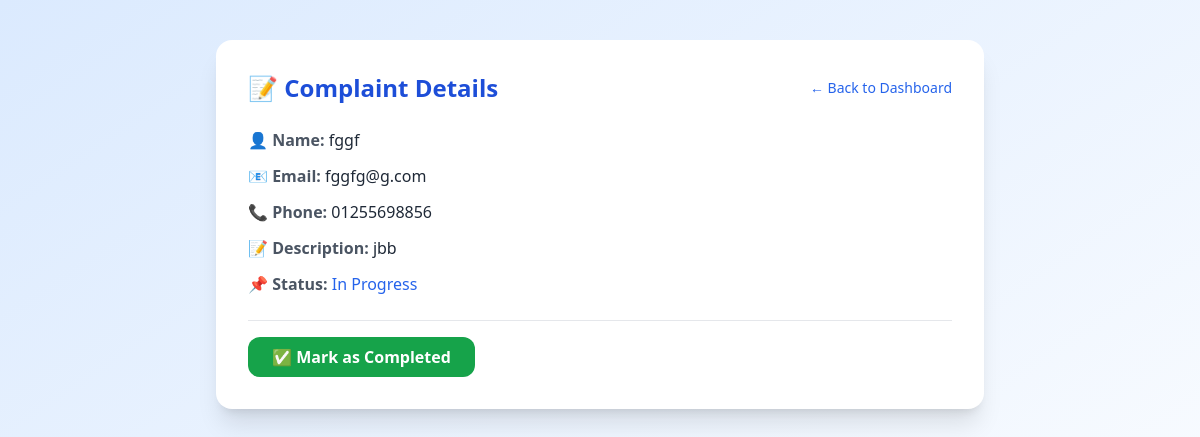
Screenshot of /worker/complaint/2/ (signed in) with the database file from the repository.
### user/models.py (models this page shows, shortened)
class Complaint(models.Model):
    STATUS_CHOICES = [
        ('Pending', 'Pending'),
        ('In Progress', 'In Progress'),
        ('Completed', 'Completed'),
    ]
    name = models.CharField(max_length=100)
    address = models.TextField()
    phone = models.CharField(max_length=15)
    email = models.EmailField()
    description = models.TextField()
    status = models.CharField(max_length=20, choices=STATUS_CHOICES, default='Pending')
    created_at = models.DateTimeField(auto_now_add=True)
    assigned_to = models.ForeignKey(  # ✅ নতুন ফিল্ড
        Worker,
        on_delete=models.SET_NULL,
        null=True,
        blank=True,
        related_name='complaints'
    )

### worker/views.py (the view)
# urls.py: path('complaint/<int:complaint_id>/', views.complaint_detail, name='complaint_detail'),
@login_required
def complaint_detail(request, complaint_id):
    complaint = get_object_or_404(Complaint, id=complaint_id, assigned_to__user=request.user)
    if request.method == 'POST':
        complaint.status = 'Completed'
        complaint.save()
        messages.success(request, "✅ Complaint marked as completed.")
        return redirect('worker_dashboard')
    return render(request, 'worker/complaint_detail.html', {'complaint': complaint})

### templates/worker/complaint_detail.html (shortened to what this page needs)
<!DOCTYPE html>
<html lang="en">
<head>
    <link href="https://cdn.jsdelivr.net/npm/preline@latest/dist/preline.min.css" rel="stylesheet">
    <script src="https://cdn.tailwindcss.com"></script>
</head>
<body class="bg-gradient-to-br from-blue-100 to-white min-h-screen py-10 px-4">
    <div class="max-w-3xl mx-auto bg-white p-8 rounded-2xl shadow-xl space-y-6">
        <div class="flex justify-between items-center">
            <h2 class="text-2xl font-bold text-blue-700">📝 Complaint Details</h2>
            <a href="{% url 'worker_dashboard' %}" class="text-sm text-blue-600 hover:underline">← Back to Dashboard</a>
        </div>
        <div class="space-y-3 text-gray-800">
            <p><span class="font-semibold text-gray-600">👤 Name:</span> {{ complaint.name }}</p>
            <p><span class="font-semibold text-gray-600">📧 Email:</span> {{ complaint.email }}</p>
            <p><span class="font-semibold text-gray-600">📞 Phone:</span> {{ complaint.phone }}</p>
            <p><span class="font-semibold text-gray-600">📝 Description:</span> {{ complaint.description }}</p>
            <p>
                <span class="font-semibold text-gray-600">📌 Status:</span>
                {% if complaint.status == 'Pending' %}
                    <span class="text-yellow-600 font-medium">Pending</span>
                {% elif complaint.status == 'In Progress' %}
                    <span class="text-blue-600 font-medium">In Progress</span>
                {% else %}
                    <span class="text-green-600 font-medium">Completed</span>
                {% endif %}
            </p>
        </div>
        {% if complaint.status != 'Completed' %}
        <form method="post" class="pt-4 border-t border-gray-200">
            <button type="submit"
                    class="bg-green-600 text-white px-6 py-2 rounded-xl font-semibold hover:bg-green-700 transition duration-300">
                ✅ Mark as Completed
            </button>
        </form>
        {% endif %}
    </div>
</body>
</html>

### rows the page displays
Complaint: name "fggf", email "fggfg@g.com", phone "01255698856", description "jbb"
